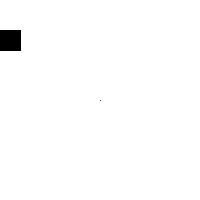
Frame 1 (no input)
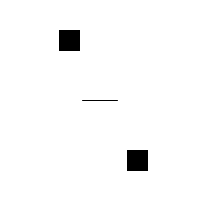
Frame 60 (the mouse pressed at the canvas centre just before this capture)
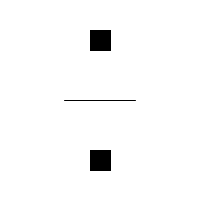
Frame 120 (the mouse held since frame 60 and released just before this capture)

The Processing sketch that drew these frames (run headless with seeded random() and noise(); from frame 60 on, the mouse is pressed at the canvas centre):

// Processing sketch: processing_93341
// ── processing_93341.pde

float x;
float x2 = 200;
float x3 = 100;
float x4 = 100;
float y1 = 100;
float y2 = 100;

void setup() {
  size(200, 200);
}

void draw() {
  background(255);

  fill(0);
  rect(x, 30, 20, 20);
  rect(x2, 150, 20, 20);

  x++;
  x2--;

  x2 = constrain(x2, 90, 185);

  x = constrain(x, 0, 90);

  line(x3, 100, x4, 100);

  x3 = x3- 0.3;
  x4 = x4+0.3;

  if (x3<10) {
    line(10, y1, 10, y2);
    line(190, y1, 190, y2);
    y1 = y1+0.3;
    y2 = y2-0.3;
  }
  
}
